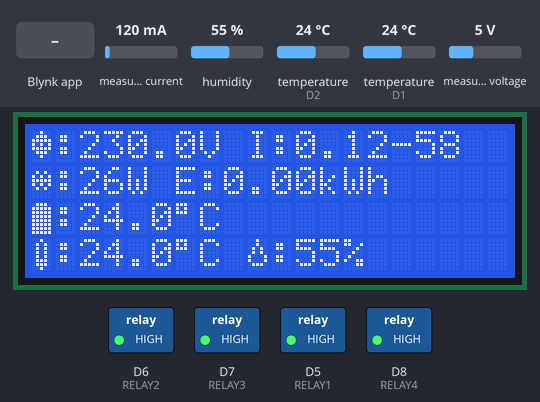
This sketch was run on a simulated ESP8266 (NodeMCU). Shown: 20×4 character LCD, switched loads named in the sketch (green lamp = pin HIGH). The inputs (shaded band) are chosen by the test bench; at power-on: measured current 120 mA, humidity 55 %, temperature (sensors on D2, D1) 24 °C, measured voltage 5 V.

Above: at 6.5 s.
6.6 s: Blynk app writes 1 to V10
At 7.1 s:
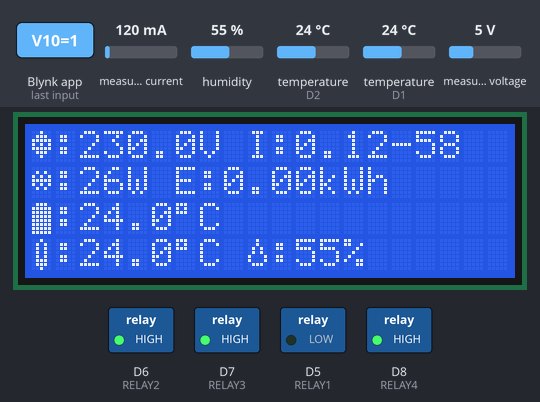
8.1 s: Blynk app writes 1 to V11
At 9.3 s:
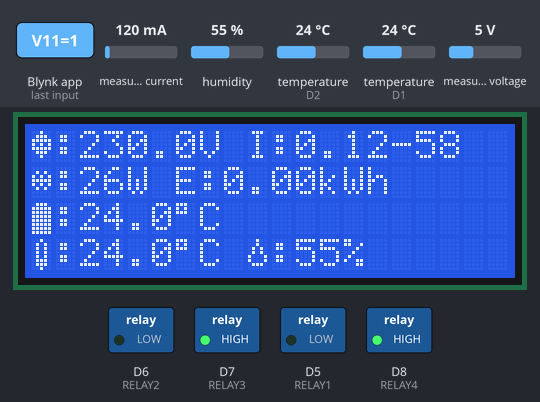
9.6 s: Blynk app writes 0 to V10
At 10.5 s:
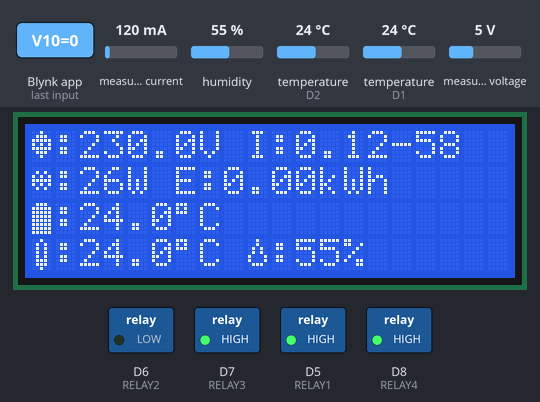
11.1 s: Blynk app writes 1 to V12
At 11.7 s:
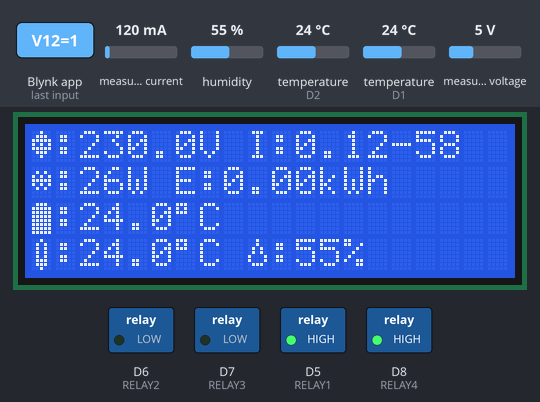
12.6 s: measured current set to 40 mA
At 17.0 s:
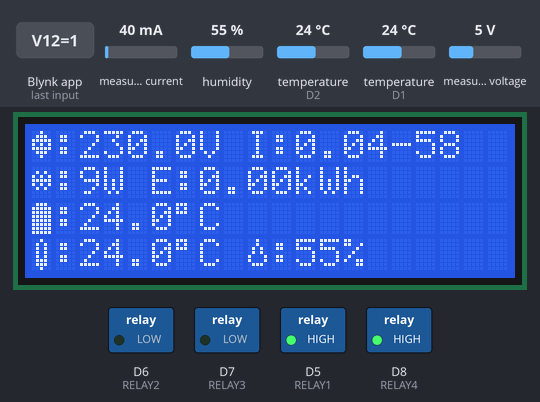
17.4 s: humidity set to 22 %
At 22.0 s:
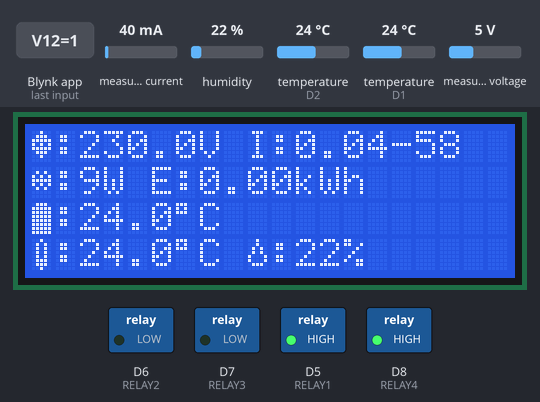
Timing chart, 0 to 23.4 s (numbered marks = the images above; inputs shaded):
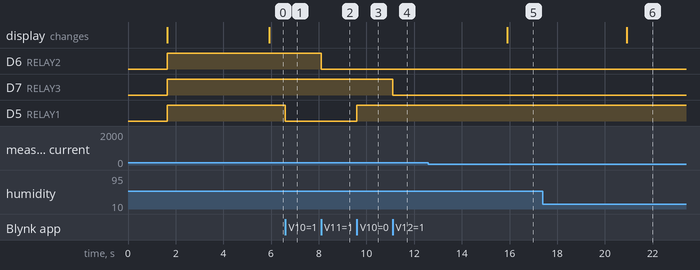

The sketch:

monitoring-plts-iot-offgrid-50wp-esp8266.ino
```cpp
/*************************************************************
   SISTEM MONITORING & KONTROL PLTS 50WP OFF GRID
   NodeMCU ESP8266 + LCD 20x4 I2C
   Sensor: DHT11, DS18B20, PZEM004T v3.0
   Platform: Blynk IoT
   Fitur: Watchdog, WiFi Monitor, RSSI, Relay Realtime
   Versi: 1.5.0 | Desember 2025 | Mas Willy
*************************************************************/

#define BLYNK_TEMPLATE_ID   "*********"
#define BLYNK_TEMPLATE_NAME "Sistem Monitoring PLTS 50 WP OFF Grid"
#define BLYNK_FIRMWARE_VERSION "1.5.0"
#define BLYNK_PRINT Serial
#define APP_DEBUG
#define USE_NODE_MCU_BOARD

#include "BlynkEdgent.h"
#include <Wire.h>
#include <LiquidCrystal_I2C.h>
#include <DHT.h>
#include <PZEM004Tv30.h>
#include <OneWire.h>
#include <DallasTemperature.h>
#include <SoftwareSerial.h>
#include <ESP8266WiFi.h>
#include <Ticker.h>

/* ---------------- PIN DEFINITIONS ---------------- */
#define DHTPIN       D2
#define DHTTYPE      DHT11
#define ONE_WIRE_BUS D1
#define RELAY1       D5
#define RELAY2       D6
#define RELAY3       D7
#define RELAY4       D8
#define PZEM_RX      D7
#define PZEM_TX      D6

/* ---------------- OBJECTS ---------------- */
DHT dht(DHTPIN, DHTTYPE);
OneWire oneWire(ONE_WIRE_BUS);
DallasTemperature ds18b20(&oneWire);
SoftwareSerial pzemSW(PZEM_RX, PZEM_TX);
PZEM004Tv30 pzem(pzemSW);
LiquidCrystal_I2C lcd(0x27, 20, 4);
Ticker watchdogTimer;

/* ---------------- SENSOR DATA ---------------- */
float suhuRuang = 0, kelembapan = 0, suhuBatt = 0;
float voltage = 0, current = 0, power = 0, energy = 0;
int wifiRSSI = 0;

/* ---------------- TIMING ---------------- */
unsigned long lastRead = 0;
const long interval = 5000;          // kirim data setiap 5 detik
unsigned long lastBlynkResponse = 0;
const unsigned long WATCHDOG_TIMEOUT = 60000; // reboot jika hang >60s

/* ---------------- CUSTOM ICONS ---------------- */
byte icon_batt[8] = {B01110,B11111,B11111,B11111,B11111,B11111,B11111,B11111};
byte icon_temp[8] = {B00100,B01010,B01010,B01010,B01010,B01110,B01110,B00100};
byte icon_drop[8] = {B00100,B00100,B01010,B01010,B10001,B10001,B01110,B00000};
byte icon_volt[8] = {B00100,B01110,B11111,B10101,B11111,B01110,B00100,B00000};
byte icon_watt[8] = {B00000,B01010,B10101,B11111,B10101,B01010,B00000,B00000};

/* ==========================================================
   SETUP
   ========================================================== */
void setup() {
  Serial.begin(115200);
  dht.begin();
  ds18b20.begin();

  lcd.begin();
  lcd.backlight();
  lcd.createChar(0, icon_batt);
  lcd.createChar(1, icon_temp);
  lcd.createChar(2, icon_drop);
  lcd.createChar(3, icon_volt);
  lcd.createChar(4, icon_watt);
  lcd.clear();
  lcd.setCursor(1, 1);
  lcd.print("PLTS IoT System");
  lcd.setCursor(3, 2);
  lcd.print("By Mas Willy");
  delay(1500);
  lcd.clear();

  // Relay setup (aktif LOW)
  pinMode(RELAY1, OUTPUT);
  pinMode(RELAY2, OUTPUT);
  pinMode(RELAY3, OUTPUT);
  pinMode(RELAY4, OUTPUT);
  digitalWrite(RELAY1, HIGH);
  digitalWrite(RELAY2, HIGH);
  digitalWrite(RELAY3, HIGH);
  digitalWrite(RELAY4, HIGH);

  BlynkEdgent.begin();

  // Watchdog setiap 15 detik
  watchdogTimer.attach_ms(15000, checkSystemHealth);
}

/* ==========================================================
   LOOP
   ========================================================== */
void loop() {
  BlynkEdgent.run();  // tetap realtime untuk relay
  unsigned long now = millis();

  // Update sensor & LCD tiap 5 detik
  if (now - lastRead >= interval) {
    lastRead = now;
    readSensors();
    updateLCD();
    sendOnlineTime();
    sendWiFiSignal(); // kirim sinyal WiFi ke Blynk
  }
}

/* ==========================================================
   SENSOR READ FUNCTIONS
   ========================================================== */
void readSensors() {
  // DHT11
  kelembapan = dht.readHumidity();
  suhuRuang  = dht.readTemperature();

  // DS18B20
  ds18b20.requestTemperatures();
  suhuBatt = ds18b20.getTempCByIndex(0);

  // PZEM004T
  voltage = pzem.voltage();
  current = pzem.current();
  power   = pzem.power();
  energy  = pzem.energy();

  // Kirim ke Blynk (5 detik sekali)
  Blynk.virtualWrite(V1, suhuRuang);
  Blynk.virtualWrite(V2, kelembapan);
  Blynk.virtualWrite(V3, voltage);
  Blynk.virtualWrite(V4, current);
  Blynk.virtualWrite(V5, power);
  Blynk.virtualWrite(V6, energy);
  Blynk.virtualWrite(V7, suhuBatt);

  lastBlynkResponse = millis();
}

/* ==========================================================
   LCD DISPLAY UPDATE
   ========================================================== */
void updateLCD() {
  lcd.clear();

  // Baris 1: Volt, Arus, Status WiFi, RSSI
  lcd.setCursor(0, 0);
  lcd.write(3); lcd.print(":");
  lcd.print(voltage, 1); lcd.print("V ");
  lcd.print("I:"); lcd.print(current, 2); lcd.print("A");

  lcd.setCursor(15, 0);
  if (WiFi.status() == WL_CONNECTED) {
    wifiRSSI = WiFi.RSSI();
    lcd.print(wifiRSSI); // tampilkan sinyal (contoh -65)
  } else {
    lcd.print("NF"); // Not Found
  }

  // Baris 2: Daya & Energi
  lcd.setCursor(0, 1);
  lcd.write(4); lcd.print(":");
  lcd.print(power, 0); lcd.print("W ");
  lcd.print("E:");
  lcd.print(energy, 2); lcd.print("kWh");

  // Baris 3: Suhu Baterai
  lcd.setCursor(0, 2);
  lcd.write(0); lcd.print(":");
  lcd.print(suhuBatt, 1); lcd.print((char)223); lcd.print("C");

  // Baris 4: Suhu & Kelembapan Ruang
  lcd.setCursor(0, 3);
  lcd.write(1); lcd.print(":");
  lcd.print(suhuRuang, 1); lcd.print((char)223); lcd.print("C ");
  lcd.write(2); lcd.print(":");
  lcd.print(kelembapan, 0); lcd.print("%");
}

/* ==========================================================
   MONITORING FUNGSI TAMBAHAN
   ========================================================== */
void sendOnlineTime() {
  Blynk.virtualWrite(V0, millis() / 1000);   // waktu aktif ke Blynk
}

void sendWiFiSignal() {
  if (WiFi.status() == WL_CONNECTED) {
    wifiRSSI = WiFi.RSSI();
    Blynk.virtualWrite(V8, wifiRSSI);  // kirim RSSI ke Blynk (V8)
  } else {
    Blynk.virtualWrite(V8, -100); // bila tidak terhubung
  }
}

void checkSystemHealth() {
  unsigned long now = millis();
  if ((now - lastBlynkResponse) > WATCHDOG_TIMEOUT) {
    Serial.println("⚠️ Hang/Koneksi putus >60s → Reboot");
    lcd.clear();
    lcd.setCursor(2, 1);
    lcd.print("System Rebooting...");
    delay(1000);
    ESP.restart();
  }
}

/* ==========================================================
   RELAY CONTROL (REALTIME)
   ========================================================== */
BLYNK_WRITE(V10) { digitalWrite(RELAY1, param.asInt() ? LOW : HIGH); }
BLYNK_WRITE(V11) { digitalWrite(RELAY2, param.asInt() ? LOW : HIGH); }
BLYNK_WRITE(V12) { digitalWrite(RELAY3, param.asInt() ? LOW : HIGH); }
BLYNK_WRITE(V13) { digitalWrite(RELAY4, param.asInt() ? LOW : HIGH); }
```

Measured:
- after the input at 6.6 s, D5 (RELAY1): HIGH → LOW at once
- after the input at 8.1 s, D6 (RELAY2): HIGH → LOW at once
- after the input at 9.6 s, D5 (RELAY1): LOW → HIGH at once
- after the input at 11.1 s, D7 (RELAY3): HIGH → LOW at once
- after the input at 12.6 s, the display: changes after 3.3 s (image 5)
- after the input at 17.4 s, the display: changes after 3.5 s (image 6)
